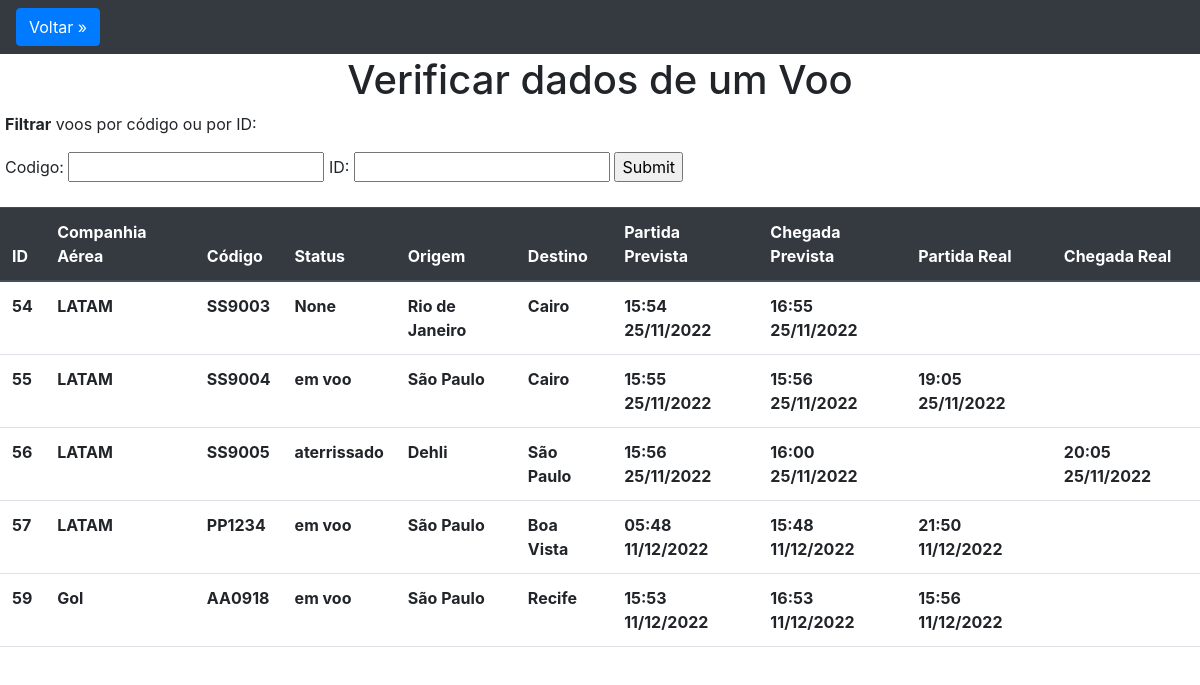
Screenshot of /crud/read/ with the database file from the repository.
### monitoramento/models.py (models this page shows)
class Voos(models.Model):
    STATUS_CHOICES = (
        ('embarcando', 'embarcando'),
        ('cancelado', 'cancelado'),
        ('programado', 'programado'),
        ('taxiando', 'taxiando'),
        ('pronto', 'pronto'),
        ('autorizado', 'autorizado'),
        ('em voo', 'em voo'),
        ('aterrissado', 'aterrissado'),
    )
    companhia_aerea = models.CharField(max_length=100, blank=False)
    codigo = models.CharField(max_length=6, blank=False)  # codigo precisa ser 2 letras e 4 números (XX1111)
    status = models.CharField(max_length=20, choices=STATUS_CHOICES, blank=True, null=True)
    origem = models.CharField(max_length=100, blank=False)
    destino = models.CharField(max_length=100, blank=False)
    partida_prevista = models.DateTimeField(blank=False)
    chegada_prevista = models.DateTimeField(blank=False)
    partida_real = models.DateTimeField(blank=True, null=True)
    chegada_real = models.DateTimeField(blank=True, null=True)
    class Meta:
        db_table = 'voos'

### monitoramento/views.py (the view)
# urls.py: path('crud/read/', views.crudread, name='crudread'),
def crudread(request):
    voos_qs = Voos.objects.all()
    voos_filter = VoosFilterRead(request.GET, queryset=voos_qs)
    voos_qs = voos_filter.qs
    error = False
    if len(voos_qs) == 0:
        error = True
    context = {
        'voos_filter': voos_filter,
        'voos_qs': voos_qs,
        'error': error,
        'codigo': request.GET.get('codigo')
    }
    return render(request, 'crud-read.html', context)

### template/crud-read.html (shortened to what this page needs)
{% load static %}
<!DOCTYPE html>
<html lang="en">
  <head>
    <link rel="stylesheet" href="{% static 'projeto/home.css'%}" />
    <link rel="stylesheet" href="https://stackpath.bootstrapcdn.com/bootstrap/4.3.1/css/bootstrap.min.css">
  </head>
  <body>
    <nav class="navbar navbar-expand-md navbar-dark fixed-top bg-dark">
      <div class="collapse navbar-collapse" id="navbarsExampleDefault">
        <ul class="navbar-nav mr-auto">
          <li class="nav-item active">
            <div>
              <a class="btn btn-primary" href="{% url 'crud' %}" role="button">
                Voltar &raquo;
              </a>
            </div>
          </li>
        </ul>
      </div>
    </nav>
    <h1 style="text-align: center">Verificar dados de um Voo</h1>
    <div>
      <p style="padding-left:5px"><b>Filtrar</b> voos por código ou por ID:
        <form style="padding-left:5px" method="get">
          {{ voos_filter.form }}
          <input type="submit" />
        </form>
      </p>
      <div id="table-wrapper">
        <div id="table-scroll">
          <table class="table">
            <thead class="thead-dark">
              <tr>
                <th>ID</th>
                <th>Companhia Aérea</th>
                <th>Código</th>
                <th>Status</th>
                <th>Origem</th>
                <th>Destino</th>
                <th>Partida Prevista</th>
                <th>Chegada Prevista</th>
                <th>Partida Real</th>
                <th>Chegada Real</th>
              </tr>
            </thead>
            <tbody>
              {% for voo in voos_qs %}
                <tr>
                  <th>{{voo.id}}</th>
                  <th>{{voo.companhia_aerea}}</th>
                  <th>{{voo.codigo}}</th>
                  <th>{{voo.status}}</th>
                  <th>{{voo.origem}}</th>
                  <th>{{voo.destino}}</th>
                  <th>{{voo.partida_prevista|date:"H:i d/m/Y"}}</th>
                  <th>{{voo.chegada_prevista|date:"H:i d/m/Y"}}</th>
                  <th>{{voo.partida_real|date:"H:i d/m/Y"}}</th>
                  <th>{{voo.chegada_real|date:"H:i d/m/Y"}}</th>
                </tr>
              {% endfor %}
            </tbody>
          </table>
        </div>
      </div>
    </div>
  </body>
</html>

### static/projeto/home.css (style rules this page uses)
:root { --blue: #007bff; --indigo: #6610f2; --purple: #6f42c1; --pink: #e83e8c; --red: #dc3545; --orange: #fd7e14; --yellow: #ffc107; --green: #28a745; --teal: #20c997; --cyan: #17a2b8; --white: #fff; --gray: #6c757d; --gray-dark: #343a40; --primary: #007bff; --secondary: #6c757d; --success: #28a745; --info: #17a2b8; --warning: #ffc107; --danger: #dc3545; --light: #f8f9fa; --dark: #343a40; --breakpoint-xs: 0; --breakpoint-sm: 576px; --breakpoint-md: 768px; --breakpoint-lg: 992px; --breakpoint-xl: 1200px; --font-family-sans-serif: -apple-system, BlinkMacSystemFont, "Segoe UI", Roboto, "Helvetica Neue", Arial, sans-serif, "Apple Color Emoji", "Segoe UI Emoji", "Segoe UI Symbol"; --font-family-monospace: SFMono-Regular, Menlo, Monaco, Consolas, "Liberation Mono", "Courier New", monospace; }
html { font-family: sans-serif; line-height: 1.15; -webkit-text-size-adjust: 100%; -ms-text-size-adjust: 100%; -ms-overflow-style: scrollbar; -webkit-tap-highlight-color: transparent; }
main, nav { display: block; }
body { margin: 0; font-family: -apple-system, BlinkMacSystemFont, "Segoe UI", Roboto, "Helvetica Neue", Arial, sans-serif, "Apple Color Emoji", "Segoe UI Emoji", "Segoe UI Symbol"; font-size: 1rem; font-weight: 400; line-height: 1.5; color: #212529; text-align: left; background-color: #fff; }
body { padding-top: 3.5rem; }
h1, h2, h6 { margin-top: 0; margin-bottom: 0.5rem; }
p { margin-top: 0; margin-bottom: 1rem; }
ul { margin-top: 0; margin-bottom: 1rem; }
a { color: #007bff; text-decoration: none; background-color: transparent; -webkit-text-decoration-skip: objects; }
label { display: inline-block; margin-bottom: 0.5rem; }
button, input { margin: 0; font-family: inherit; font-size: inherit; line-height: inherit; }
button, input { overflow: visible; }
[type="submit"], button, html [type="button"] { -webkit-appearance: button; }
.h1, .h2, .h6, h1, h2, h6 { margin-bottom: 0.5rem; font-family: inherit; font-weight: 500; line-height: 1.2; color: inherit; }
.h1, h1 { font-size: 2.5rem; }
.btn { display: inline-block; font-weight: 400; text-align: center; white-space: nowrap; vertical-align: middle; -webkit-user-select: none; -moz-user-select: none; -ms-user-select: none; user-select: none; border: 1px solid transparent; padding: 0.375rem 0.75rem; font-size: 1rem; line-height: 1.5; border-radius: 0.25rem; transition: color 0.15s ease-in-out, background-color 0.15s ease-in-out, border-color 0.15s ease-in-out, box-shadow 0.15s ease-in-out; }
.btn:not(:disabled):not(.disabled) { cursor: pointer; }
.btn-primary { color: #fff; background-color: #007bff; border-color: #007bff; }
.collapse { display: none; }
.navbar { position: relative; display: -webkit-box; display: -ms-flexbox; display: flex; -ms-flex-wrap: wrap; flex-wrap: wrap; -webkit-box-align: center; -ms-flex-align: center; align-items: center; -webkit-box-pack: justify; -ms-flex-pack: justify; justify-content: space-between; padding: 0.5rem 1rem; }
.navbar-nav { display: -webkit-box; display: -ms-flexbox; display: flex; -webkit-box-orient: vertical; -webkit-box-direction: normal; -ms-flex-direction: column; flex-direction: column; padding-left: 0; margin-bottom: 0; list-style: none; }
.navbar-collapse { -ms-flex-preferred-size: 100%; flex-basis: 100%; -webkit-box-flex: 1; -ms-flex-positive: 1; flex-grow: 1; -webkit-box-align: center; -ms-flex-align: center; align-items: center; }
@media (min-width: 768px) { .navbar-expand-md { -webkit-box-orient: horizontal; -webkit-box-direction: normal; -ms-flex-flow: row nowrap; flex-flow: row nowrap; -webkit-box-pack: start; -ms-flex-pack: start; justify-content: flex-start; } }
@media (min-width: 768px) { .navbar-expand-md .navbar-nav { -webkit-box-orient: horizontal; -webkit-box-direction: normal; -ms-flex-direction: row; flex-direction: row; } }
@media (min-width: 768px) { .navbar-expand-md .navbar-collapse { display: -webkit-box !important; display: -ms-flexbox !important; display: flex !important; -ms-flex-preferred-size: auto; flex-basis: auto; } }
.bg-dark { background-color: #343a40 !important; }
.fixed-top { position: fixed; top: 0; right: 0; left: 0; z-index: 1030; }
.mr-auto { margin-right: auto !important; }

### template/crud-read.html (style rules this page uses)
#table-wrapper { position:relative; }
#table-scroll { height:450px; overflow:auto; margin-top:20px; }
#table-wrapper table { width:100%; }

### rows the page displays
Voos: id "54", companhia_aerea "LATAM", codigo "SS9003", status "None", origem "Rio de Janeiro", destino "Cairo", partida_prevista "15:54 25/11/2022", chegada_prevista "16:55 25/11/2022"
Voos: id "55", companhia_aerea "LATAM", codigo "SS9004", status "em voo", origem "São Paulo", destino "Cairo", partida_prevista "15:55 25/11/2022", chegada_prevista "15:56 25/11/2022", partida_real "19:05 25/11/2022"
Voos: id "56", companhia_aerea "LATAM", codigo "SS9005", status "aterrissado", origem "Dehli", destino "São Paulo", partida_prevista "15:56 25/11/2022", chegada_prevista "16:00 25/11/2022", chegada_real "20:05 25/11/2022"
Voos: id "57", companhia_aerea "LATAM", codigo "PP1234", status "em voo", origem "São Paulo", destino "Boa Vista", partida_prevista "05:48 11/12/2022", chegada_prevista "15:48 11/12/2022", partida_real "21:50 11/12/2022"
Voos: id "59", companhia_aerea "Gol", codigo "AA0918", status "em voo", origem "São Paulo", destino "Recife", partida_prevista "15:53 11/12/2022", chegada_prevista "16:53 11/12/2022", partida_real "15:56 11/12/2022"
